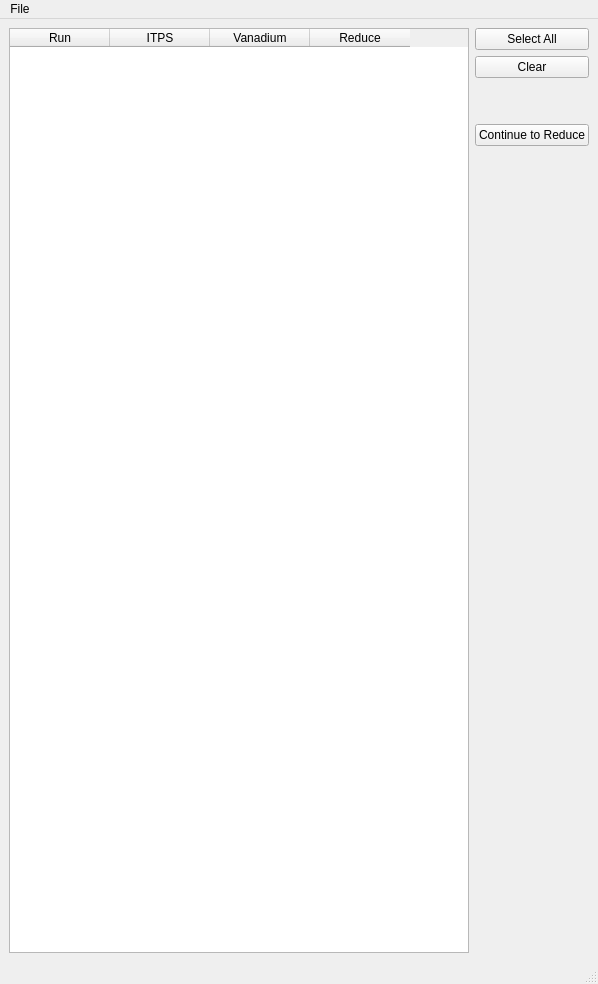
<?xml version="1.0" encoding="UTF-8"?>
<ui version="4.0">
 <class>MainWindow</class>
 <widget class="QMainWindow" name="MainWindow">
  <property name="geometry">
   <rect>
    <x>0</x>
    <y>0</y>
    <width>598</width>
    <height>984</height>
   </rect>
  </property>
  <property name="windowTitle">
   <string>MainWindow</string>
  </property>
  <widget class="QWidget" name="centralwidget">
   <layout class="QGridLayout" name="gridLayout">
    <item row="0" column="0">
     <layout class="QHBoxLayout" name="horizontalLayout">
      <item>
       <layout class="QHBoxLayout" name="horizontalLayout_2">
        <item>
         <widget class="QTableWidget" name="tableWidget">
          <column>
           <property name="text">
            <string>Run</string>
           </property>
          </column>
          <column>
           <property name="text">
            <string>ITPS</string>
           </property>
          </column>
          <column>
           <property name="text">
            <string>Vanadium</string>
           </property>
          </column>
          <column>
           <property name="text">
            <string>Reduce</string>
           </property>
          </column>
         </widget>
        </item>
       </layout>
      </item>
      <item>
       <layout class="QVBoxLayout" name="verticalLayout">
        <item>
         <layout class="QHBoxLayout" name="horizontalLayout_4">
          <item>
           <widget class="QPushButton" name="pushButton_selectAll">
            <property name="text">
             <string>Select All</string>
            </property>
           </widget>
          </item>
         </layout>
        </item>
        <item>
         <layout class="QHBoxLayout" name="horizontalLayout_3">
          <item>
           <widget class="QPushButton" name="pushButton_clear">
            <property name="text">
             <string>Clear</string>
            </property>
           </widget>
          </item>
         </layout>
        </item>
        <item>
         <spacer name="verticalSpacer_2">
          <property name="orientation">
           <enum>Qt::Vertical</enum>
          </property>
          <property name="sizeType">
           <enum>QSizePolicy::Preferred</enum>
          </property>
          <property name="sizeHint" stdset="0">
           <size>
            <width>20</width>
            <height>40</height>
           </size>
          </property>
         </spacer>
        </item>
        <item>
         <widget class="QPushButton" name="pushButton_exitToReduce">
          <property name="text">
           <string>Continue to Reduce</string>
          </property>
         </widget>
        </item>
        <item>
         <spacer name="verticalSpacer">
          <property name="orientation">
           <enum>Qt::Vertical</enum>
          </property>
          <property name="sizeHint" stdset="0">
           <size>
            <width>20</width>
            <height>40</height>
           </size>
          </property>
         </spacer>
        </item>
       </layout>
      </item>
     </layout>
    </item>
   </layout>
  </widget>
  <widget class="QMenuBar" name="menubar">
   <property name="geometry">
    <rect>
     <x>0</x>
     <y>0</y>
     <width>598</width>
     <height>25</height>
    </rect>
   </property>
   <widget class="QMenu" name="menuFile">
    <property name="title">
     <string>File</string>
    </property>
    <addaction name="separator"/>
    <addaction name="actionQuit"/>
   </widget>
   <addaction name="menuFile"/>
  </widget>
  <widget class="QStatusBar" name="statusbar"/>
  <action name="actionQuit">
   <property name="text">
    <string>Quit</string>
   </property>
   <property name="shortcut">
    <string>Ctrl+Q</string>
   </property>
  </action>
 </widget>
 <resources/>
 <connections/>
</ui>
